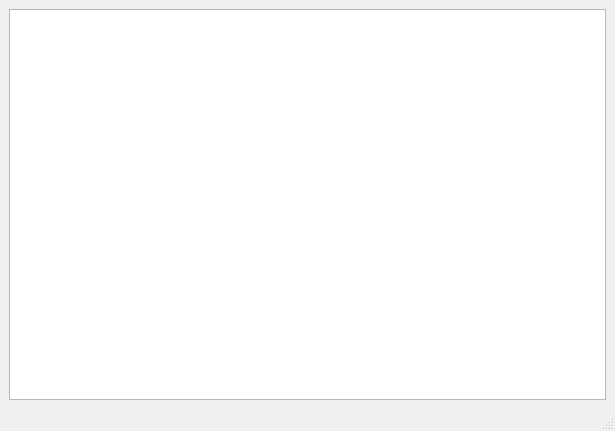
<?xml version="1.0" encoding="UTF-8"?>
<ui version="4.0">
 <class>MainWindow</class>
 <widget class="QMainWindow" name="MainWindow">
  <property name="geometry">
   <rect>
    <x>0</x>
    <y>0</y>
    <width>615</width>
    <height>431</height>
   </rect>
  </property>
  <property name="windowTitle">
   <string>MainWindow</string>
  </property>
  <widget class="QWidget" name="centralwidget">
   <layout class="QGridLayout" name="gridLayout">
    <item row="0" column="0">
     <widget class="QListWidget" name="listWidget"/>
    </item>
   </layout>
  </widget>
  <widget class="QMenuBar" name="menubar">
   <property name="geometry">
    <rect>
     <x>0</x>
     <y>0</y>
     <width>615</width>
     <height>25</height>
    </rect>
   </property>
  </widget>
  <widget class="QStatusBar" name="statusbar"/>
 </widget>
 <resources/>
 <connections/>
</ui>
